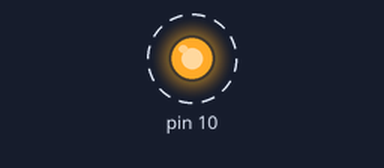
Recording of a sketch running on a simulated Arduino Uno, built with avr-gcc and run on an emulated ATmega328P. Parts: output pins drawn as LEDs (lit = HIGH). Dashed ring = blinking. What the sketch prints to the serial monitor is not drawn.

Above: at 0.5 s.
Timing chart, 0 to 4.6 s (numbered marks = the images above):
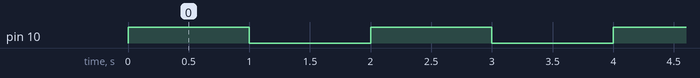

The sketch:

arduino_led.ino
```cpp
// C++ code
//
void setup()
{
  pinMode(10, OUTPUT);
  Serial.begin(9600);
  Serial.println("Iniciando comunicación USB...");
}

void loop()
{
  digitalWrite(10, HIGH);
  Serial.println("1");
  delay(1000); // Wait for 1000 millisecond(s)
  digitalWrite(10, LOW);
  Serial.println("0");
  delay(1000); // Wait for 1000 millisecond(s)
}
```

Measured:
- by itself, pin 10: alternates HIGH for 1.0 s and LOW for 1.0 s
